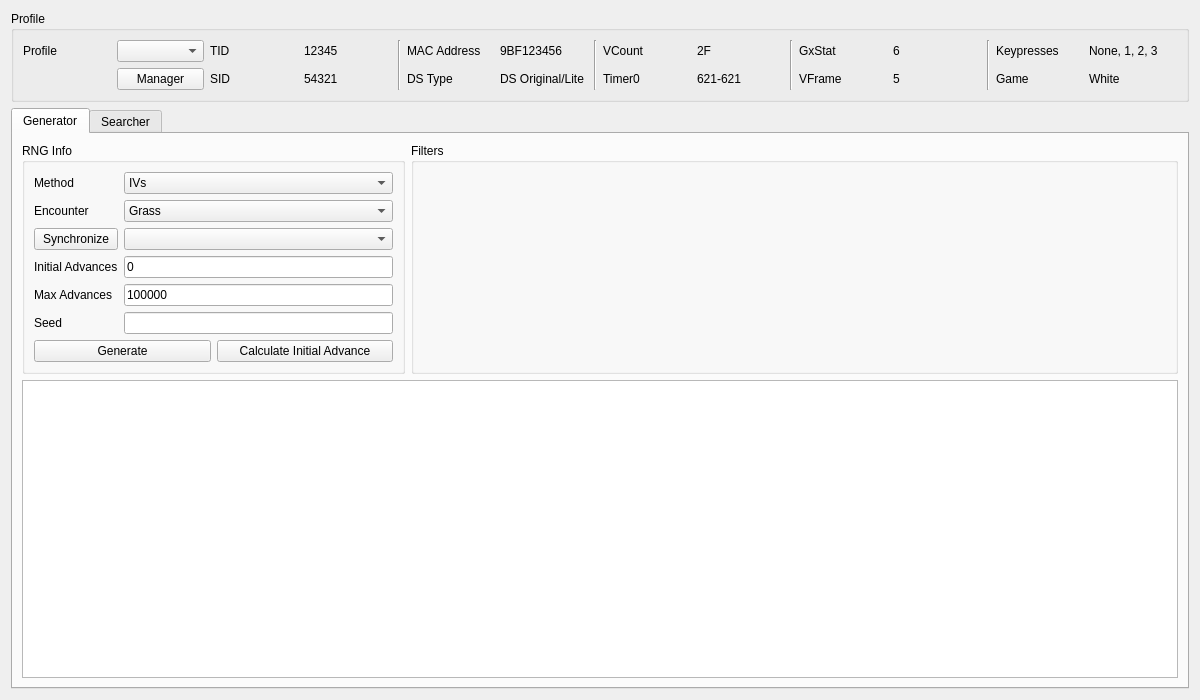
<?xml version="1.0" encoding="UTF-8"?>
<ui version="4.0">
 <class>Wild5</class>
 <widget class="QWidget" name="Wild5">
  <property name="geometry">
   <rect>
    <x>0</x>
    <y>0</y>
    <width>1200</width>
    <height>700</height>
   </rect>
  </property>
  <property name="minimumSize">
   <size>
    <width>1200</width>
    <height>700</height>
   </size>
  </property>
  <property name="windowTitle">
   <string>Gen 5 Wild</string>
  </property>
  <layout class="QGridLayout" name="gridLayout_7">
   <item row="0" column="0">
    <widget class="QGroupBox" name="groupBoxProfile">
     <property name="title">
      <string>Profile</string>
     </property>
     <layout class="QGridLayout" name="gridLayout_5">
      <item row="0" column="0">
       <widget class="QLabel" name="labelProfile">
        <property name="text">
         <string>Profile</string>
        </property>
       </widget>
      </item>
      <item row="0" column="1">
       <widget class="QComboBox" name="comboBoxProfiles"/>
      </item>
      <item row="0" column="2">
       <widget class="QLabel" name="labelProfileTID">
        <property name="text">
         <string>TID</string>
        </property>
       </widget>
      </item>
      <item row="0" column="3">
       <widget class="QLabel" name="labelProfileTIDValue">
        <property name="text">
         <string notr="true">12345</string>
        </property>
       </widget>
      </item>
      <item row="0" column="4" rowspan="2">
       <widget class="Line" name="line_4">
        <property name="orientation">
         <enum>Qt::Vertical</enum>
        </property>
       </widget>
      </item>
      <item row="0" column="5">
       <widget class="QLabel" name="labelProfileMACAddress">
        <property name="text">
         <string>MAC Address</string>
        </property>
       </widget>
      </item>
      <item row="0" column="6">
       <widget class="QLabel" name="labelProfileMACAddressValue">
        <property name="text">
         <string notr="true">9BF123456</string>
        </property>
       </widget>
      </item>
      <item row="0" column="7" rowspan="2">
       <widget class="Line" name="line_3">
        <property name="orientation">
         <enum>Qt::Vertical</enum>
        </property>
       </widget>
      </item>
      <item row="0" column="8">
       <widget class="QLabel" name="labelProfileVCount">
        <property name="text">
         <string>VCount</string>
        </property>
       </widget>
      </item>
      <item row="0" column="9">
       <widget class="QLabel" name="labelProfileVCountValue">
        <property name="text">
         <string notr="true">2F</string>
        </property>
       </widget>
      </item>
      <item row="0" column="10" rowspan="2">
       <widget class="Line" name="line_2">
        <property name="orientation">
         <enum>Qt::Vertical</enum>
        </property>
       </widget>
      </item>
      <item row="0" column="11">
       <widget class="QLabel" name="labelProfileGxStat">
        <property name="text">
         <string>GxStat</string>
        </property>
       </widget>
      </item>
      <item row="0" column="12">
       <widget class="QLabel" name="labelProfileGxStatValue">
        <property name="text">
         <string notr="true">6</string>
        </property>
       </widget>
      </item>
      <item row="0" column="13" rowspan="2">
       <widget class="Line" name="line">
        <property name="orientation">
         <enum>Qt::Vertical</enum>
        </property>
       </widget>
      </item>
      <item row="0" column="14">
       <widget class="QLabel" name="labelProfileKeypresses">
        <property name="text">
         <string>Keypresses</string>
        </property>
       </widget>
      </item>
      <item row="0" column="15">
       <widget class="QLabel" name="labelProfileKeypressesValue">
        <property name="text">
         <string>None, 1, 2, 3</string>
        </property>
       </widget>
      </item>
      <item row="1" column="1">
       <widget class="QPushButton" name="pushButtonProfileManager">
        <property name="text">
         <string>Manager</string>
        </property>
       </widget>
      </item>
      <item row="1" column="2">
       <widget class="QLabel" name="labelProfileSID">
        <property name="text">
         <string>SID</string>
        </property>
       </widget>
      </item>
      <item row="1" column="3">
       <widget class="QLabel" name="labelProfileSIDValue">
        <property name="text">
         <string notr="true">54321</string>
        </property>
       </widget>
      </item>
      <item row="1" column="5">
       <widget class="QLabel" name="labelProfileDSType">
        <property name="text">
         <string>DS Type</string>
        </property>
       </widget>
      </item>
      <item row="1" column="6">
       <widget class="QLabel" name="labelProfileDSTypeValue">
        <property name="text">
         <string>DS Original/Lite</string>
        </property>
       </widget>
      </item>
      <item row="1" column="8">
       <widget class="QLabel" name="labelProfileTimer0">
        <property name="text">
         <string>Timer0</string>
        </property>
       </widget>
      </item>
      <item row="1" column="9">
       <widget class="QLabel" name="labelProfileTimer0Value">
        <property name="text">
         <string notr="true">621-621</string>
        </property>
       </widget>
      </item>
      <item row="1" column="11">
       <widget class="QLabel" name="labelProfileVFrame">
        <property name="text">
         <string>VFrame</string>
        </property>
       </widget>
      </item>
      <item row="1" column="12">
       <widget class="QLabel" name="labelProfileVFrameValue">
        <property name="text">
         <string notr="true">5</string>
        </property>
       </widget>
      </item>
      <item row="1" column="14">
       <widget class="QLabel" name="labelProfileGame">
        <property name="text">
         <string>Game</string>
        </property>
       </widget>
      </item>
      <item row="1" column="15">
       <widget class="QLabel" name="labelProfileGameValue">
        <property name="text">
         <string>White</string>
        </property>
       </widget>
      </item>
     </layout>
    </widget>
   </item>
   <item row="1" column="0">
    <widget class="QTabWidget" name="tabRNGSelector">
     <property name="currentIndex">
      <number>0</number>
     </property>
     <widget class="QWidget" name="tabWild">
      <attribute name="title">
       <string>Generator</string>
      </attribute>
      <layout class="QGridLayout" name="gridLayout_8">
       <item row="0" column="0">
        <widget class="QGroupBox" name="groupBoxGeneratorRNGInfo">
         <property name="sizePolicy">
          <sizepolicy hsizetype="Preferred" vsizetype="Preferred">
           <horstretch>1</horstretch>
           <verstretch>0</verstretch>
          </sizepolicy>
         </property>
         <property name="title">
          <string>RNG Info</string>
         </property>
         <layout class="QGridLayout" name="gridLayout_6">
          <item row="2" column="0">
           <widget class="QPushButton" name="pushButtonGeneratorLead">
            <property name="text">
             <string>Synchronize</string>
            </property>
           </widget>
          </item>
          <item row="4" column="0">
           <widget class="QLabel" name="labelGeneratorMaxAdvances">
            <property name="text">
             <string>Max Advances</string>
            </property>
           </widget>
          </item>
          <item row="5" column="1">
           <widget class="TextBox" name="textBoxGeneratorSeed">
            <property name="inputMask">
             <string/>
            </property>
            <property name="text">
             <string/>
            </property>
            <property name="maxLength">
             <number>16</number>
            </property>
            <property name="cursorPosition">
             <number>0</number>
            </property>
            <property name="alignment">
             <set>Qt::AlignCenter</set>
            </property>
            <property name="clearButtonEnabled">
             <bool>false</bool>
            </property>
           </widget>
          </item>
          <item row="1" column="0">
           <widget class="QLabel" name="labelGeneratorEncounter">
            <property name="text">
             <string>Encounter</string>
            </property>
           </widget>
          </item>
          <item row="1" column="1">
           <widget class="ComboBox" name="comboBoxGeneratorEncounter">
            <item>
             <property name="text">
              <string>Grass</string>
             </property>
            </item>
            <item>
             <property name="text">
              <string>Surfing</string>
             </property>
            </item>
           </widget>
          </item>
          <item row="5" column="0">
           <widget class="QLabel" name="labelGeneratorSeed">
            <property name="text">
             <string>Seed</string>
            </property>
           </widget>
          </item>
          <item row="2" column="1">
           <widget class="QComboBox" name="comboBoxGeneratorLead"/>
          </item>
          <item row="3" column="0">
           <widget class="QLabel" name="labelGeneratorInitialAdvances">
            <property name="text">
             <string>Initial Advances</string>
            </property>
           </widget>
          </item>
          <item row="3" column="1">
           <widget class="TextBox" name="textBoxGeneratorInitialAdvances">
            <property name="inputMask">
             <string/>
            </property>
            <property name="text">
             <string notr="true">0</string>
            </property>
            <property name="maxLength">
             <number>10</number>
            </property>
           </widget>
          </item>
          <item row="4" column="1">
           <widget class="TextBox" name="textBoxGeneratorMaxAdvances">
            <property name="inputMask">
             <string/>
            </property>
            <property name="text">
             <string notr="true">100000</string>
            </property>
            <property name="maxLength">
             <number>10</number>
            </property>
           </widget>
          </item>
          <item row="0" column="0">
           <widget class="QLabel" name="labelGeneratorMethod">
            <property name="text">
             <string>Method</string>
            </property>
           </widget>
          </item>
          <item row="0" column="1">
           <widget class="ComboBox" name="comboBoxGeneratorMethod">
            <property name="layoutDirection">
             <enum>Qt::LeftToRight</enum>
            </property>
            <property name="editable">
             <bool>false</bool>
            </property>
            <property name="frame">
             <bool>true</bool>
            </property>
            <item>
             <property name="text">
              <string>IVs</string>
             </property>
            </item>
            <item>
             <property name="text">
              <string>IVs C-Gear</string>
             </property>
            </item>
            <item>
             <property name="text">
              <string>PIDRNG</string>
             </property>
            </item>
           </widget>
          </item>
          <item row="6" column="0" colspan="2">
           <layout class="QHBoxLayout" name="horizontalLayout_2">
            <item>
             <widget class="QPushButton" name="pushButtonGenerate">
              <property name="enabled">
               <bool>true</bool>
              </property>
              <property name="text">
               <string>Generate</string>
              </property>
              <property name="checkable">
               <bool>false</bool>
              </property>
              <property name="autoDefault">
               <bool>false</bool>
              </property>
             </widget>
            </item>
            <item>
             <widget class="QPushButton" name="pushButtonCalculateInitialAdvances">
              <property name="text">
               <string>Calculate Initial Advance</string>
              </property>
             </widget>
            </item>
           </layout>
          </item>
         </layout>
        </widget>
       </item>
       <item row="0" column="1">
        <widget class="QGroupBox" name="groupBoxGeneratorFilters">
         <property name="sizePolicy">
          <sizepolicy hsizetype="Preferred" vsizetype="Preferred">
           <horstretch>2</horstretch>
           <verstretch>0</verstretch>
          </sizepolicy>
         </property>
         <property name="title">
          <string>Filters</string>
         </property>
         <layout class="QGridLayout" name="gridLayout">
          <item row="0" column="0" rowspan="2">
           <widget class="Filter" name="filterGenerator" native="true"/>
          </item>
         </layout>
        </widget>
       </item>
       <item row="1" column="0" colspan="2">
        <widget class="TableView" name="tableViewGenerator">
         <property name="contextMenuPolicy">
          <enum>Qt::CustomContextMenu</enum>
         </property>
         <property name="editTriggers">
          <set>QAbstractItemView::NoEditTriggers</set>
         </property>
         <property name="sortingEnabled">
          <bool>false</bool>
         </property>
         <attribute name="horizontalHeaderDefaultSectionSize">
          <number>100</number>
         </attribute>
         <attribute name="verticalHeaderVisible">
          <bool>false</bool>
         </attribute>
         <attribute name="verticalHeaderMinimumSectionSize">
          <number>20</number>
         </attribute>
         <attribute name="verticalHeaderDefaultSectionSize">
          <number>21</number>
         </attribute>
        </widget>
       </item>
      </layout>
     </widget>
     <widget class="QWidget" name="tabSpreadSearcher">
      <attribute name="title">
       <string>Searcher</string>
      </attribute>
      <layout class="QGridLayout" name="gridLayout_9">
       <item row="0" column="1">
        <widget class="QGroupBox" name="groupBoxSearcherFilters">
         <property name="sizePolicy">
          <sizepolicy hsizetype="Preferred" vsizetype="Preferred">
           <horstretch>2</horstretch>
           <verstretch>0</verstretch>
          </sizepolicy>
         </property>
         <property name="title">
          <string>Filters</string>
         </property>
         <layout class="QGridLayout" name="gridLayout_4">
          <item row="0" column="0" rowspan="2">
           <widget class="Filter" name="filterSearcher" native="true"/>
          </item>
         </layout>
        </widget>
       </item>
       <item row="2" column="0" colspan="2">
        <widget class="TableView" name="tableViewSearcher">
         <property name="contextMenuPolicy">
          <enum>Qt::CustomContextMenu</enum>
         </property>
         <property name="editTriggers">
          <set>QAbstractItemView::NoEditTriggers</set>
         </property>
         <property name="sortingEnabled">
          <bool>true</bool>
         </property>
         <attribute name="horizontalHeaderDefaultSectionSize">
          <number>100</number>
         </attribute>
         <attribute name="verticalHeaderVisible">
          <bool>false</bool>
         </attribute>
         <attribute name="verticalHeaderMinimumSectionSize">
          <number>20</number>
         </attribute>
         <attribute name="verticalHeaderDefaultSectionSize">
          <number>21</number>
         </attribute>
        </widget>
       </item>
       <item row="1" column="0" colspan="2">
        <widget class="QProgressBar" name="progressBar">
         <property name="value">
          <number>0</number>
         </property>
        </widget>
       </item>
       <item row="0" column="0">
        <widget class="QGroupBox" name="groupBoxSearcherRNGInfo">
         <property name="sizePolicy">
          <sizepolicy hsizetype="Preferred" vsizetype="Preferred">
           <horstretch>1</horstretch>
           <verstretch>0</verstretch>
          </sizepolicy>
         </property>
         <property name="title">
          <string>RNG Info</string>
         </property>
         <layout class="QGridLayout" name="gridLayout_2">
          <item row="2" column="1">
           <widget class="QLabel" name="labelSearcherLead">
            <property name="text">
             <string>Lead</string>
            </property>
           </widget>
          </item>
          <item row="3" column="1">
           <widget class="QLabel" name="labelSearcherStartDate">
            <property name="text">
             <string>Start Date</string>
            </property>
           </widget>
          </item>
          <item row="0" column="1">
           <widget class="QLabel" name="labelSearcherMethod">
            <property name="text">
             <string>Method</string>
            </property>
           </widget>
          </item>
          <item row="6" column="1" colspan="5">
           <layout class="QHBoxLayout" name="horizontalLayout">
            <item>
             <widget class="QPushButton" name="pushButtonSearch">
              <property name="enabled">
               <bool>true</bool>
              </property>
              <property name="text">
               <string>Search</string>
              </property>
              <property name="checkable">
               <bool>false</bool>
              </property>
              <property name="autoDefault">
               <bool>false</bool>
              </property>
             </widget>
            </item>
            <item>
             <widget class="QPushButton" name="pushButtonCancel">
              <property name="enabled">
               <bool>false</bool>
              </property>
              <property name="text">
               <string>Cancel</string>
              </property>
             </widget>
            </item>
           </layout>
          </item>
          <item row="5" column="1" colspan="5">
           <layout class="QGridLayout" name="gridLayout_3">
            <item row="0" column="0">
             <widget class="QLabel" name="labelSearcherMinAdvance">
              <property name="text">
               <string>Min Advance</string>
              </property>
             </widget>
            </item>
            <item row="0" column="3">
             <widget class="TextBox" name="textBoxSearcherMaxAdvances">
              <property name="inputMask">
               <string/>
              </property>
              <property name="text">
               <string notr="true">1000</string>
              </property>
              <property name="maxLength">
               <number>5</number>
              </property>
             </widget>
            </item>
            <item row="0" column="2">
             <widget class="QLabel" name="labelSearcherMaxAdvance">
              <property name="text">
               <string>Max Advance</string>
              </property>
             </widget>
            </item>
            <item row="0" column="1">
             <widget class="TextBox" name="textBoxSearcherMinAdvances">
              <property name="inputMask">
               <string/>
              </property>
              <property name="text">
               <string notr="true">0</string>
              </property>
              <property name="maxLength">
               <number>5</number>
              </property>
             </widget>
            </item>
           </layout>
          </item>
          <item row="1" column="1">
           <widget class="QLabel" name="labelSearcherEncounter">
            <property name="text">
             <string>Encounter</string>
            </property>
           </widget>
          </item>
          <item row="0" column="2" colspan="4">
           <widget class="ComboBox" name="comboBoxSearcherMethod">
            <property name="layoutDirection">
             <enum>Qt::LeftToRight</enum>
            </property>
            <property name="editable">
             <bool>false</bool>
            </property>
            <property name="frame">
             <bool>true</bool>
            </property>
            <item>
             <property name="text">
              <string>IVs</string>
             </property>
            </item>
            <item>
             <property name="text">
              <string>IVs C-Gear</string>
             </property>
            </item>
            <item>
             <property name="text">
              <string>PIDRNG</string>
             </property>
            </item>
           </widget>
          </item>
          <item row="1" column="2" colspan="4">
           <widget class="ComboBox" name="comboBoxSearcherEncounter">
            <item>
             <property name="text">
              <string>Grass</string>
             </property>
            </item>
            <item>
             <property name="text">
              <string>Surfing</string>
             </property>
            </item>
           </widget>
          </item>
          <item row="2" column="2" colspan="4">
           <widget class="ComboBox" name="comboBoxSearcherLead">
            <item>
             <property name="text">
              <string>Any</string>
             </property>
            </item>
            <item>
             <property name="text">
              <string>Synchronize</string>
             </property>
            </item>
            <item>
             <property name="text">
              <string>Cute Charm</string>
             </property>
            </item>
            <item>
             <property name="text">
              <string>None</string>
             </property>
            </item>
           </widget>
          </item>
          <item row="4" column="1">
           <widget class="QLabel" name="labelSearcherEndDate">
            <property name="text">
             <string>End Date</string>
            </property>
           </widget>
          </item>
          <item row="3" column="2" colspan="4">
           <widget class="DateEdit" name="dateEditSearcherStartDate"/>
          </item>
          <item row="4" column="2" colspan="4">
           <widget class="DateEdit" name="dateEditSearcherEndDate"/>
          </item>
         </layout>
        </widget>
       </item>
      </layout>
     </widget>
    </widget>
   </item>
  </layout>
 </widget>
 <customwidgets>
  <customwidget>
   <class>TextBox</class>
   <extends>QLineEdit</extends>
   <header>Forms/Controls/TextBox.hpp</header>
  </customwidget>
  <customwidget>
   <class>TableView</class>
   <extends>QTableView</extends>
   <header>Forms/Controls/TableView.hpp</header>
  </customwidget>
  <customwidget>
   <class>Filter</class>
   <extends>QWidget</extends>
   <header>Forms/Controls/Filter.hpp</header>
   <container>1</container>
  </customwidget>
  <customwidget>
   <class>ComboBox</class>
   <extends>QComboBox</extends>
   <header>Forms/Controls/ComboBox.hpp</header>
  </customwidget>
  <customwidget>
   <class>DateEdit</class>
   <extends>QDateEdit</extends>
   <header>Forms/Controls/DateEdit.hpp</header>
  </customwidget>
 </customwidgets>
 <tabstops>
  <tabstop>comboBoxProfiles</tabstop>
  <tabstop>pushButtonProfileManager</tabstop>
  <tabstop>tabRNGSelector</tabstop>
  <tabstop>comboBoxGeneratorMethod</tabstop>
  <tabstop>pushButtonGeneratorLead</tabstop>
  <tabstop>comboBoxGeneratorLead</tabstop>
  <tabstop>textBoxGeneratorInitialAdvances</tabstop>
  <tabstop>textBoxGeneratorMaxAdvances</tabstop>
  <tabstop>textBoxGeneratorSeed</tabstop>
  <tabstop>tableViewGenerator</tabstop>
  <tabstop>textBoxSearcherMinAdvances</tabstop>
  <tabstop>textBoxSearcherMaxAdvances</tabstop>
  <tabstop>pushButtonSearch</tabstop>
  <tabstop>pushButtonCancel</tabstop>
  <tabstop>tableViewSearcher</tabstop>
 </tabstops>
 <resources/>
 <connections/>
</ui>
